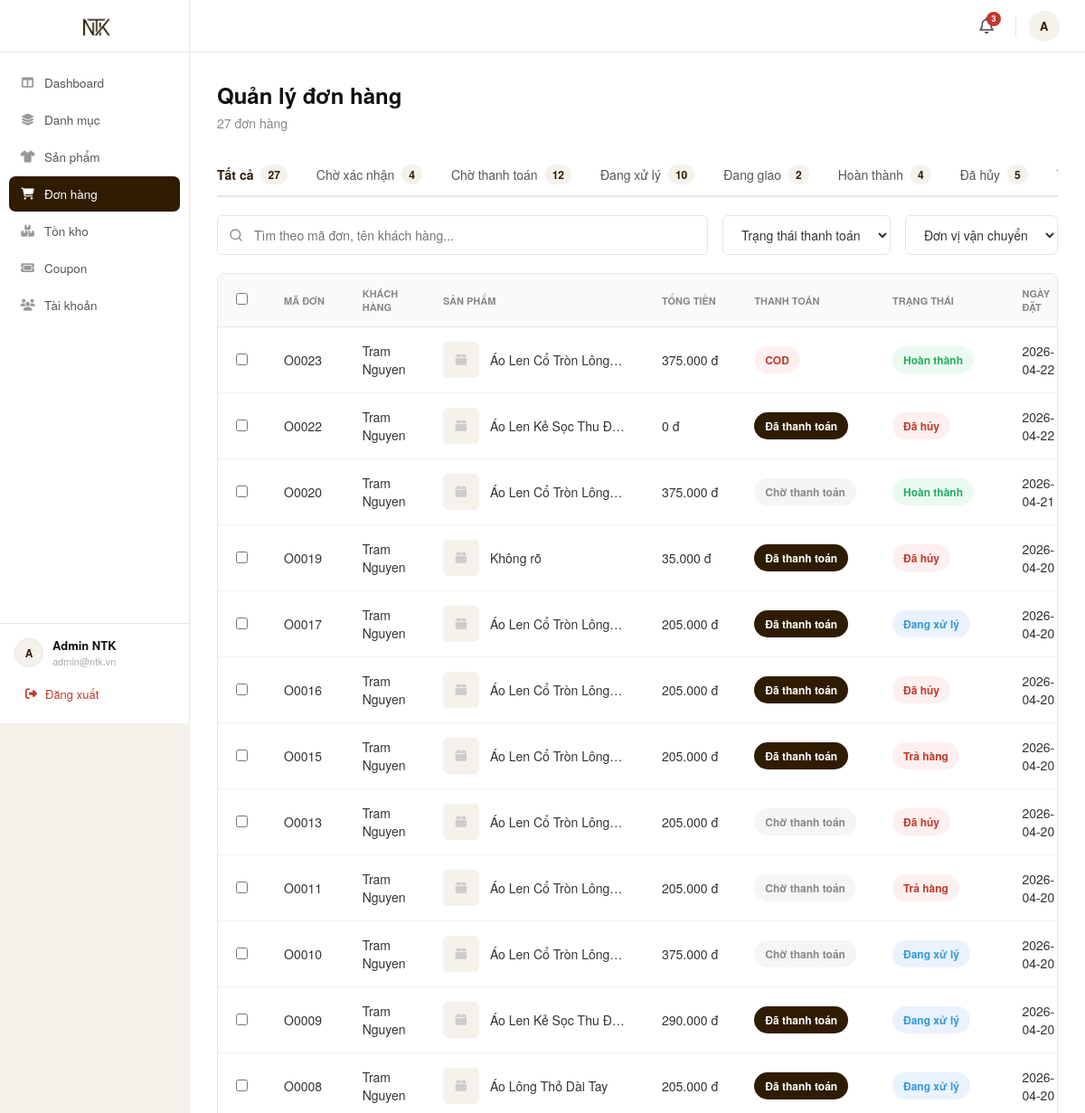
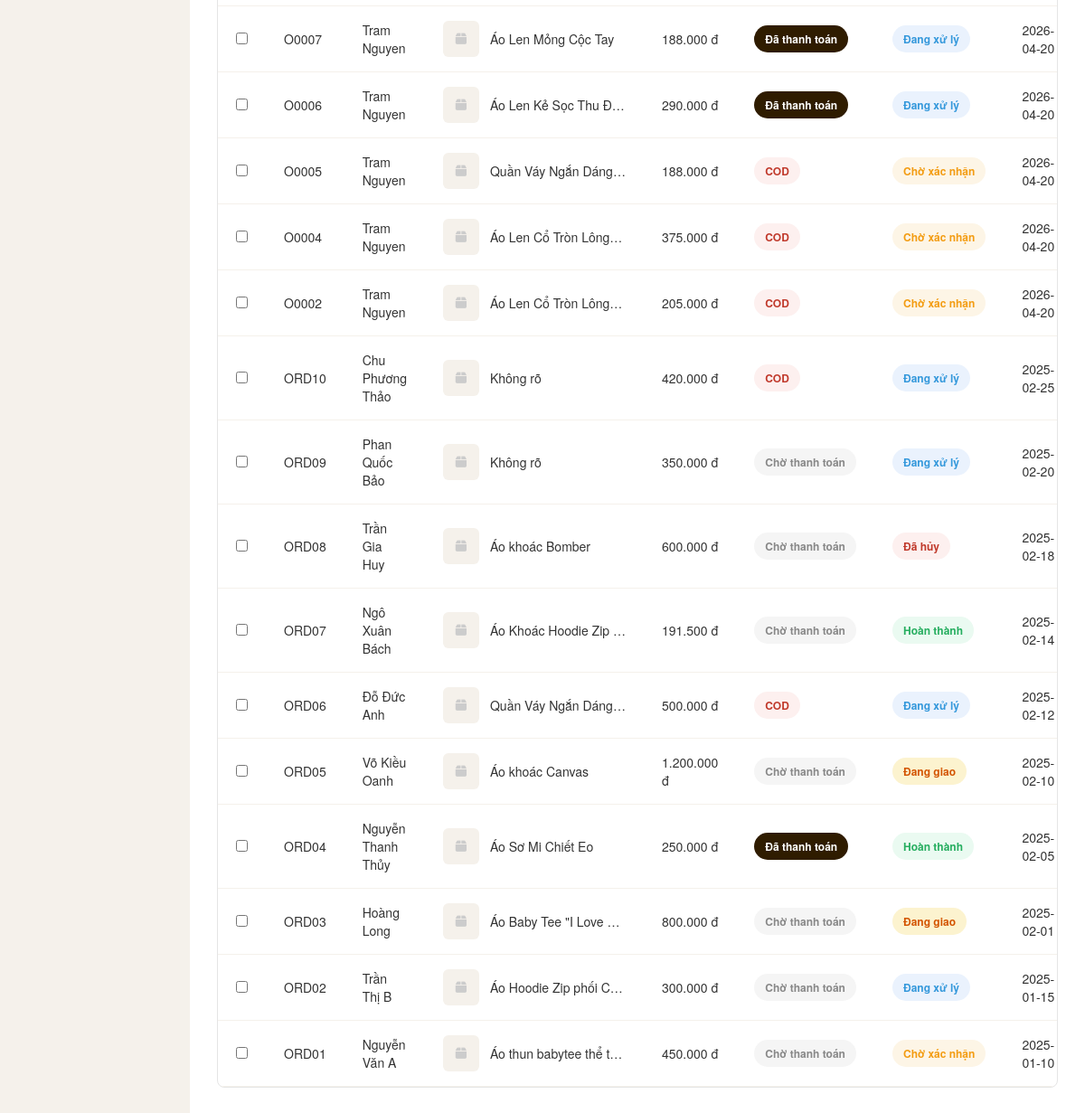
The page /admin/orders.php on the database its author committed (2 pictures, top to bottom).
### tables this page shows
CREATE TABLE IF NOT EXISTS `orders` (
  `order_id` char(5) NOT NULL,
  `payos_order_code` bigint(20) DEFAULT NULL,
  `payos_qr_code` text DEFAULT NULL,
  `user_id` char(5) DEFAULT NULL,
  `order_date` datetime DEFAULT current_timestamp(),
  `fullname` varchar(100) DEFAULT NULL,
  `phone` varchar(10) DEFAULT NULL,
  `address` varchar(500) DEFAULT NULL,
  `total_price` decimal(15,2) DEFAULT NULL,
  `shipping_fee` decimal(15,2) DEFAULT NULL,
  `shipping_method_id` char(5) DEFAULT NULL,
  `discount_value` decimal(15,2) DEFAULT NULL,
  `order_status` int(11) DEFAULT NULL,
  `final_price` decimal(15,2) DEFAULT NULL,
  `payment_status` int(11) DEFAULT 0,
  `payment_method` int(11) DEFAULT NULL,
  `coupon_id` char(5) DEFAULT NULL,
  `tracking_number` varchar(50) DEFAULT NULL,
  `wallet_used_amount` decimal(15,2) DEFAULT 0.00,
  `note` varchar(500) DEFAULT NULL,
  `payos_checkout_url` varchar(1000) DEFAULT NULL,
  PRIMARY KEY (`order_id`),
  KEY `fk_order_user` (`user_id`),
  KEY `fk_order_coupon` (`coupon_id`),
  KEY `fk_order_ship` (`shipping_method_id`)
);

### src/admin/orders.php (the view, shortened to what this page needs)
<?php
require_once __DIR__ . '/../config/database.php';
$tab = isset($_GET['tab']) ? $_GET['tab'] : 'all';
$whereClause = "1=1";
$params = [];
$search = $_GET['search'] ?? '';
$query = "
    SELECT o.*,
           (SELECT pv.image FROM order_details od JOIN product_variants pv ON od.variant_id = pv.variant_id WHERE od.order_id = o.order_id LIMIT 1) as variant_img,
           (SELECT p.image FROM order_details od JOIN product_variants pv ON od.variant_id = pv.variant_id JOIN products p ON pv.product_id = p.product_id WHERE od.order_id = o.order_id LIMIT 1) as product_img,
           (SELECT p.name FROM order_details od JOIN product_variants pv ON od.variant_id = pv.variant_id JOIN products p ON pv.product_id = p.product_id WHERE od.order_id = o.order_id LIMIT 1) as first_product_name
    FROM orders o
    WHERE $whereClause
    ORDER BY o.order_date DESC
";
$stmt = $conn->prepare($query);
$stmt->execute($params);
$orders = $stmt->fetchAll(PDO::FETCH_ASSOC);
$counts = [
    'all' => 0, '0' => 0, 'wait_pay' => 0, '1' => 0, '2' => 0, '3' => 0, '4' => 0, '5' => 0
];
$countStmt = $conn->query("SELECT order_status, payment_status FROM orders");
while ($row = $countStmt->fetch(PDO::FETCH_ASSOC)) {
    $counts['all']++;
    if ($row['order_status'] == 0) $counts['0']++;
    if ($row['payment_status'] == 0 && !in_array($row['order_status'], [3,4])) $counts['wait_pay']++;
    if ($row['order_status'] == 1) $counts['1']++;
    if ($row['order_status'] == 2) $counts['2']++;
    if ($row['order_status'] == 3) $counts['3']++;
    if ($row['order_status'] == 4) $counts['4']++;
}
include __DIR__ . '/../includes/admin_sidebar.php';
?>
<div class="page-header">
    <div class="page-title">Quản lý đơn hàng</div>
    <div class="page-subtitle"><?= $counts['all'] ?> đơn hàng</div>
</div>
<div class="tabs-container">
    <a href="?tab=all" class="tab-item <?= $tab == 'all' ? 'active' : '' ?>">Tất cả <span class="badge"><?= $counts['all'] ?></span></a>
    <a href="?tab=0" class="tab-item <?= $tab == '0' ? 'active' : '' ?>">Chờ xác nhận <span class="badge"><?= $counts['0'] ?></span></a>
    <a href="?tab=wait_pay" class="tab-item <?= $tab == 'wait_pay' ? 'active' : '' ?>">Chờ thanh toán <span class="badge"><?= $counts['wait_pay'] ?></span></a>
    <a href="?tab=1" class="tab-item <?= $tab == '1' ? 'active' : '' ?>">Đang xử lý <span class="badge"><?= $counts['1'] ?></span></a>
    <a href="?tab=2" class="tab-item <?= $tab == '2' ? 'active' : '' ?>">Đang giao <span class="badge"><?= $counts['2'] ?></span></a>
    <a href="?tab=3" class="tab-item <?= $tab == '3' ? 'active' : '' ?>">Hoàn thành <span class="badge"><?= $counts['3'] ?></span></a>
    <a href="?tab=4" class="tab-item <?= $tab == '4' ? 'active' : '' ?>">Đã hủy <span class="badge"><?= $counts['4'] ?></span></a>
</div>
<div class="toolbar">
    <form action="" method="GET" style="display:flex; flex:1; gap:16px;">
        <input type="text" name="search" class="search-input" placeholder="Tìm theo mã đơn, tên khách hàng..." value="<?= htmlspecialchars($search) ?>">
        <select class="filter-select">
            <option value="">Trạng thái thanh toán</option>
        </select>
        <select class="filter-select">
            <option value="">Đơn vị vận chuyển</option>
        </select>
    </form>
</div>
<div class="table-container">
    <table class="data-table">
        <thead>
            <tr>
                <th style="width: 40px;"><input type="checkbox"></th>
                <th>Mã Đơn</th>
                <th>Khách Hàng</th>
                <th>Sản Phẩm</th>
                <th>Tổng Tiền</th>
                <th>Thanh Toán</th>
                <th>Trạng Thái</th>
                <th>Ngày Đặt</th>
            </tr>
        </thead>
        <tbody>
            <?php if (empty($orders)): ?>
                <tr><td colspan="9" style="text-align:center; padding: 40px; color:#888;">Không tìm thấy đơn hàng nào.</td></tr>
            <?php else: ?>
                <?php foreach ($orders as $o): ?>
                    <tr>
                        <td><input type="checkbox"></td>
                        <td style="font-weight: 500;"><?= htmlspecialchars($o['order_id']) ?></td>
                        <td><?= htmlspecialchars($o['fullname']) ?></td>
                        <td>
                            <div class="product-cell">
                                <?php
                                    $img = $o['variant_img'] ?: $o['product_img'];
                                    if ($img):
                                        $img_src = (strpos($img, 'http') === 0) ? $img : '../' . $img;
                                ?>
                                    <img src="<?= htmlspecialchars($img_src) ?>" class="product-img" onerror="this.outerHTML='<div class=\'product-img\' style=\'background:#f5f1eb;display:flex;align-items:center;justify-content:center;color:#ccc;\'><i class=\'fa-solid fa-box\'></i></div>'">
                                <?php else: ?>
                                    <div class="product-img" style="background:#f5f1eb;display:flex;align-items:center;justify-content:center;color:#ccc;"><i class="fa-solid fa-box"></i></div>
                                <?php endif; ?>
                                <span style="max-width: 150px; white-space: nowrap; overflow: hidden; text-overflow: ellipsis;" title="<?= htmlspecialchars($o['first_product_name']) ?>">
                                    <?= htmlspecialchars($o['first_product_name'] ?? 'Không rõ') ?>
                                </span>
                            </div>
                        </td>
                        <td style="font-weight: 500;"><?= number_format($o['final_price'] ?? 0, 0, ',', '.') ?> đ</td>
                        <td>
                            <?php if ($o['payment_status'] == 1): ?>
                                <span class="status-badge status-pay-done">Đã thanh toán</span>
                            <?php else: ?>
                                <?php if ($o['payment_method'] == 2):  ?>
                                    <span class="status-badge status-pay-cod">COD</span>
                                <?php else: ?>
                                    <span class="status-badge status-pay-wait">Chờ thanh toán</span>
                                <?php endif; ?>
                            <?php endif; ?>
                        </td>
                        <td>
                            <?php
                                $statusMap = [
                                    0 => ['class' => 'status-order-wait', 'text' => 'Chờ xác nhận'],
                                    1 => ['class' => 'status-order-process', 'text' => 'Đang xử lý'],
                                    2 => ['class' => 'status-order-shipping', 'text' => 'Đang giao'],
                                    3 => ['class' => 'status-order-done', 'text' => 'Hoàn thành'],
                                    4 => ['class' => 'status-order-cancel', 'text' => 'Đã hủy'],
                                    5 => ['class' => 'status-order-cancel', 'text' => 'Trả hàng']
                                ];
                                $s = $statusMap[$o['order_status']] ?? ['class' => 'status-order-wait', 'text' => 'Chờ xác nhận'];
                            ?>
                            <span class="status-badge <?= $s['class'] ?>"><?= $s['text'] ?></span>
                        </td>
                        <td><?= date('Y-m-d', strtotime($o['order_date'])) ?></td>
                    </tr>
                <?php endforeach; ?>
            <?php endif; ?>
        </tbody>
    </table>
</div>
</div>
</main>
</body>
</html>

### src/includes/admin_sidebar.php (style rules this page uses)
*, *::before, *::after { box-sizing: border-box; margin: 0; padding: 0; }
body { font-family: "Helvetica Neue", Helvetica, Arial, sans-serif; background-color: #f5f1eb; color: #111111; }

### src/admin/orders.php (style rules this page uses)
* { font-family: "Helvetica Neue", Helvetica, Arial, sans-serif; box-sizing: border-box; }
.page-header { margin-bottom: 24px; }
.page-title { font-size: 24px; font-weight: 600; color: #111; margin-bottom: 4px; }
.page-subtitle { font-size: 14px; color: #888; }
.tabs-container { display: flex; gap: 32px; border-bottom: 2px solid #e5e5e5; margin-bottom: 20px; overflow-x: auto; }
.tab-item { padding: 12px 0; font-size: 14px; font-weight: 500; color: #555; text-decoration: none; border-bottom: 2px solid transparent; margin-bottom: -2px; display: flex; align-items: center; gap: 8px; white-space: nowrap; }
.tab-item.active { color: #2f1c00; border-bottom-color: #2f1c00; font-weight: 600; }
.badge { background: #f5f1eb; color: #2f1c00; padding: 2px 8px; border-radius: 12px; font-size: 12px; font-weight: 600; }
.toolbar { display: flex; gap: 16px; margin-bottom: 20px; }
.search-input { flex: 1; padding: 10px 16px; padding-left: 40px; border: 1px solid #e5e5e5; border-radius: 6px; font-size: 14px; outline: none; }
.filter-select { padding: 10px 16px; border: 1px solid #e5e5e5; border-radius: 6px; font-size: 14px; outline: none; background: #fff; color: #333; }
.table-container { background: #fff; border: 1px solid #e5e5e5; border-radius: 8px; overflow: hidden; }
.data-table { width: 100%; border-collapse: collapse; }
.data-table th { background: #fafaf8; padding: 14px 20px; font-size: 11px; font-weight: 700; color: #888; text-transform: uppercase; text-align: left; border-bottom: 1px solid #e5e5e5; }
.data-table td { padding: 16px 20px; font-size: 14px; color: #333; border-bottom: 1px solid #f5f1eb; vertical-align: middle; }
.product-cell { display: flex; align-items: center; gap: 12px; }
.product-img { width: 40px; height: 40px; border-radius: 6px; object-fit: cover; }
.status-badge { display: inline-block; padding: 6px 12px; border-radius: 20px; font-size: 12px; font-weight: 600; text-align: center; white-space: nowrap; }
.status-pay-done { background: #2f1c00; color: #fff; }
.status-pay-wait { background: #f5f5f5; color: #888; }
.status-pay-cod { background: #fdf0ef; color: #c0392b; }
.status-order-wait { background: #fdf5e6; color: #f39c12; }
.status-order-process { background: #eaf2fd; color: #3498db; }
.status-order-shipping { background: #fcf3cf; color: #d35400; }
.status-order-done { background: #eafaf1; color: #27ae60; }
.status-order-cancel { background: #fdf0ef; color: #c0392b; }

### rows shown on the page
orders: order_id "O0023", fullname "Tram Nguyen", first_product_name "Áo Len Cổ Tròn Lông…", final_price "375.000", payment_status "COD", order_status "Hoàn thành", order_date "2026-04-22"
orders: order_id "O0022", fullname "Tram Nguyen", first_product_name "Áo Len Kẻ Sọc Thu Đ…", final_price "0", payment_status "Đã thanh toán", order_status "Đã hủy", order_date "2026-04-22"
orders: order_id "O0020", fullname "Tram Nguyen", first_product_name "Áo Len Cổ Tròn Lông…", final_price "375.000", payment_status "Chờ thanh toán", order_status "Hoàn thành", order_date "2026-04-21"
orders: order_id "O0019", fullname "Tram Nguyen", first_product_name "Không rõ", final_price "35.000", payment_status "Đã thanh toán", order_status "Đã hủy", order_date "2026-04-20"
orders: order_id "O0017", fullname "Tram Nguyen", first_product_name "Áo Len Cổ Tròn Lông…", final_price "205.000", payment_status "Đã thanh toán", order_status "Đang xử lý", order_date "2026-04-20"
orders: order_id "O0016", fullname "Tram Nguyen", first_product_name "Áo Len Cổ Tròn Lông…", final_price "205.000", payment_status "Đã thanh toán", order_status "Đã hủy", order_date "2026-04-20"
orders: order_id "O0015", fullname "Tram Nguyen", first_product_name "Áo Len Cổ Tròn Lông…", final_price "205.000", payment_status "Đã thanh toán", order_status "Trả hàng", order_date "2026-04-20"
orders: order_id "O0013", fullname "Tram Nguyen", first_product_name "Áo Len Cổ Tròn Lông…", final_price "205.000", payment_status "Chờ thanh toán", order_status "Đã hủy", order_date "2026-04-20"
orders: order_id "O0011", fullname "Tram Nguyen", first_product_name "Áo Len Cổ Tròn Lông…", final_price "205.000", payment_status "Chờ thanh toán", order_status "Trả hàng", order_date "2026-04-20"
orders: order_id "O0010", fullname "Tram Nguyen", first_product_name "Áo Len Cổ Tròn Lông…", final_price "375.000", payment_status "Chờ thanh toán", order_status "Đang xử lý", order_date "2026-04-20"
orders: order_id "O0009", fullname "Tram Nguyen", first_product_name "Áo Len Kẻ Sọc Thu Đ…", final_price "290.000", payment_status "Đã thanh toán", order_status "Đang xử lý", order_date "2026-04-20"
orders: order_id "O0008", fullname "Tram Nguyen", first_product_name "Áo Lông Thỏ Dài Tay", final_price "205.000", payment_status "Đã thanh toán", order_status "Đang xử lý", order_date "2026-04-20"
orders: order_id "O0007", fullname "Tram Nguyen", first_product_name "Áo Len Mỏng Cộc Tay", final_price "188.000", payment_status "Đã thanh toán", order_status "Đang xử lý", order_date "2026-04-20"
orders: order_id "O0006", fullname "Tram Nguyen", first_product_name "Áo Len Kẻ Sọc Thu Đ…", final_price "290.000", payment_status "Đã thanh toán", order_status "Đang xử lý", order_date "2026-04-20"
orders: order_id "O0005", fullname "Tram Nguyen", first_product_name "Quần Váy Ngắn Dáng…", final_price "188.000", payment_status "COD", order_status "Chờ xác nhận", order_date "2026-04-20"
orders: order_id "O0004", fullname "Tram Nguyen", first_product_name "Áo Len Cổ Tròn Lông…", final_price "375.000", payment_status "COD", order_status "Chờ xác nhận", order_date "2026-04-20"
orders: order_id "O0002", fullname "Tram Nguyen", first_product_name "Áo Len Cổ Tròn Lông…", final_price "205.000", payment_status "COD", order_status "Chờ xác nhận", order_date "2026-04-20"
orders: order_id "ORD10", fullname "Chu Phương Thảo", first_product_name "Không rõ", final_price "420.000", payment_status "COD", order_status "Đang xử lý", order_date "2025-02-25"
orders: order_id "ORD09", fullname "Phan Quốc Bảo", first_product_name "Không rõ", final_price "350.000", payment_status "Chờ thanh toán", order_status "Đang xử lý", order_date "2025-02-20"
orders: order_id "ORD08", fullname "Trần Gia Huy", first_product_name "Áo khoác Bomber", final_price "600.000", payment_status "Chờ thanh toán", order_status "Đã hủy", order_date "2025-02-18"
orders: order_id "ORD07", fullname "Ngô Xuân Bách", first_product_name "Áo Khoác Hoodie Zip…", final_price "191.500", payment_status "Chờ thanh toán", order_status "Hoàn thành", order_date "2025-02-14"
orders: order_id "ORD06", fullname "Đỗ Đức Anh", first_product_name "Quần Váy Ngắn Dáng…", final_price "500.000", payment_status "COD", order_status "Đang xử lý", order_date "2025-02-12"
orders: order_id "ORD05", fullname "Võ Kiều Oanh", first_product_name "Áo khoác Canvas", final_price "1.200.000", payment_status "Chờ thanh toán", order_status "Đang giao", order_date "2025-02-10"
orders: order_id "ORD04", fullname "Nguyễn Thanh Thủy", first_product_name "Áo Sơ Mi Chiết Eo", final_price "250.000", payment_status "Đã thanh toán", order_status "Hoàn thành", order_date "2025-02-05"
orders: order_id "ORD03", fullname "Hoàng Long", first_product_name "Áo Baby Tee \"I Love…", final_price "800.000", payment_status "Chờ thanh toán", order_status "Đang giao", order_date "2025-02-01"
orders: order_id "ORD02", fullname "Trần Thị B", first_product_name "Áo Hoodie Zip phối C…", final_price "300.000", payment_status "Chờ thanh toán", order_status "Đang xử lý", order_date "2025-01-15"
orders: order_id "ORD01", fullname "Nguyễn Văn A", first_product_name "Áo thun babytee thể t…", final_price "450.000", payment_status "Chờ thanh toán", order_status "Chờ xác nhận", order_date "2025-01-10"

### other values the page prints
substr($_SESSION['fullname'] ?? 'A', 0, 1) "A"
$_SESSION['fullname'] "Admin NTK"
$_SESSION['username'] "admin@ntk.vn"
$counts['all'] "27"
$counts['0'] "4"
$counts['wait_pay'] "12"
$counts['1'] "10"
$counts['2'] "2"
$counts['3'] "4"
$counts['4'] "5"
